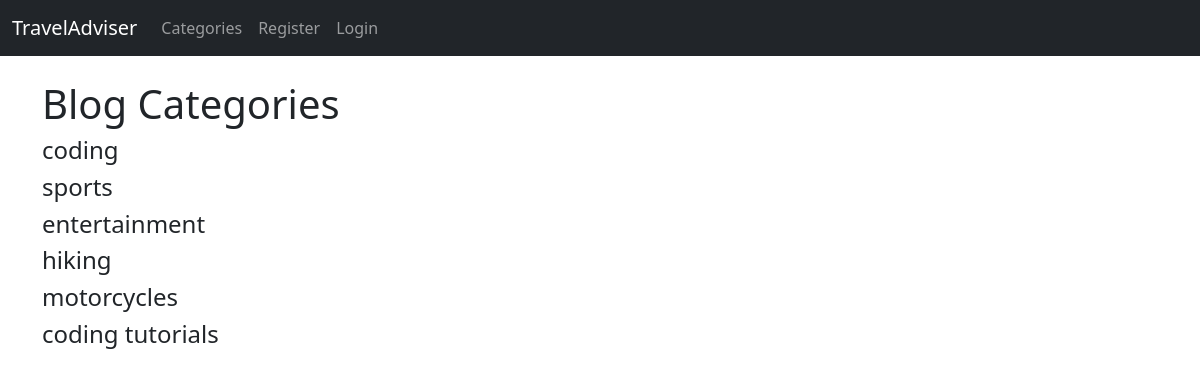
Page /category-list/ on the earlier database version.
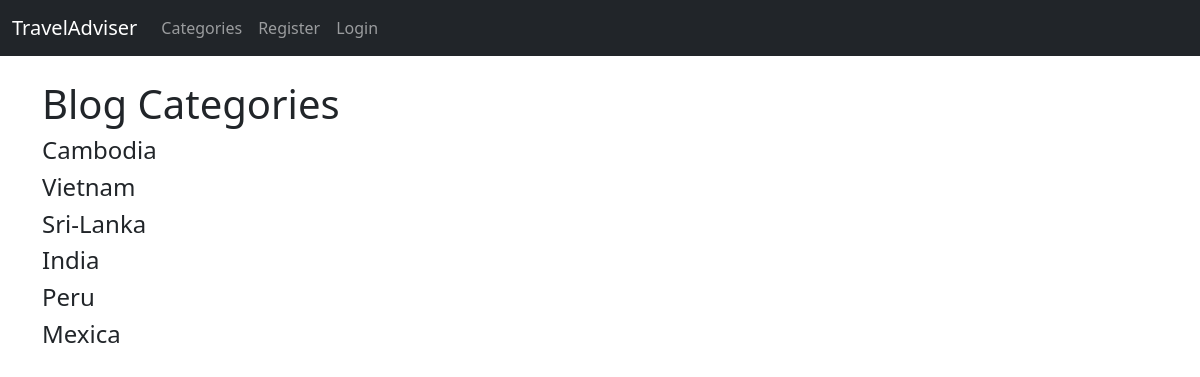
Same page on the later database version.
### theblog/models.py (models this page shows, shortened)
class Category(models.Model):
    name = models.CharField(max_length=255)
    def __str__(self):
        return self.name

### theblog/views.py (the view)
# urls.py: path('category-list/', CategoryListView, name='category-list'),
def CategoryListView(request):
    cat_menu_list = Category.objects.all()
    return render(request, 'category_list.html', {'cat_menu_list':cat_menu_list})

### theblog/templates/category_list.html (shortened to what this page needs)
{% extends 'base.html' %}
{% block content %}
<h1>Blog Categories</h1>
{% for item in cat_menu_list %}
<h4><a class="dropdown-item" href="{% url 'category' item|slugify %}">{{item}}</a></h4>
{% endfor %}
{% endblock %}

Differences in the rows shown:
removed Category: name "coding"
removed Category: name "sports"
removed Category: name "entertainment"
removed Category: name "hiking"
removed Category: name "motorcycles"
removed Category: name "coding tutorials"
added Category: name "Cambodia"
added Category: name "Vietnam"
added Category: name "Sri-Lanka"
added Category: name "India"
added Category: name "Peru"
added Category: name "Mexica"
